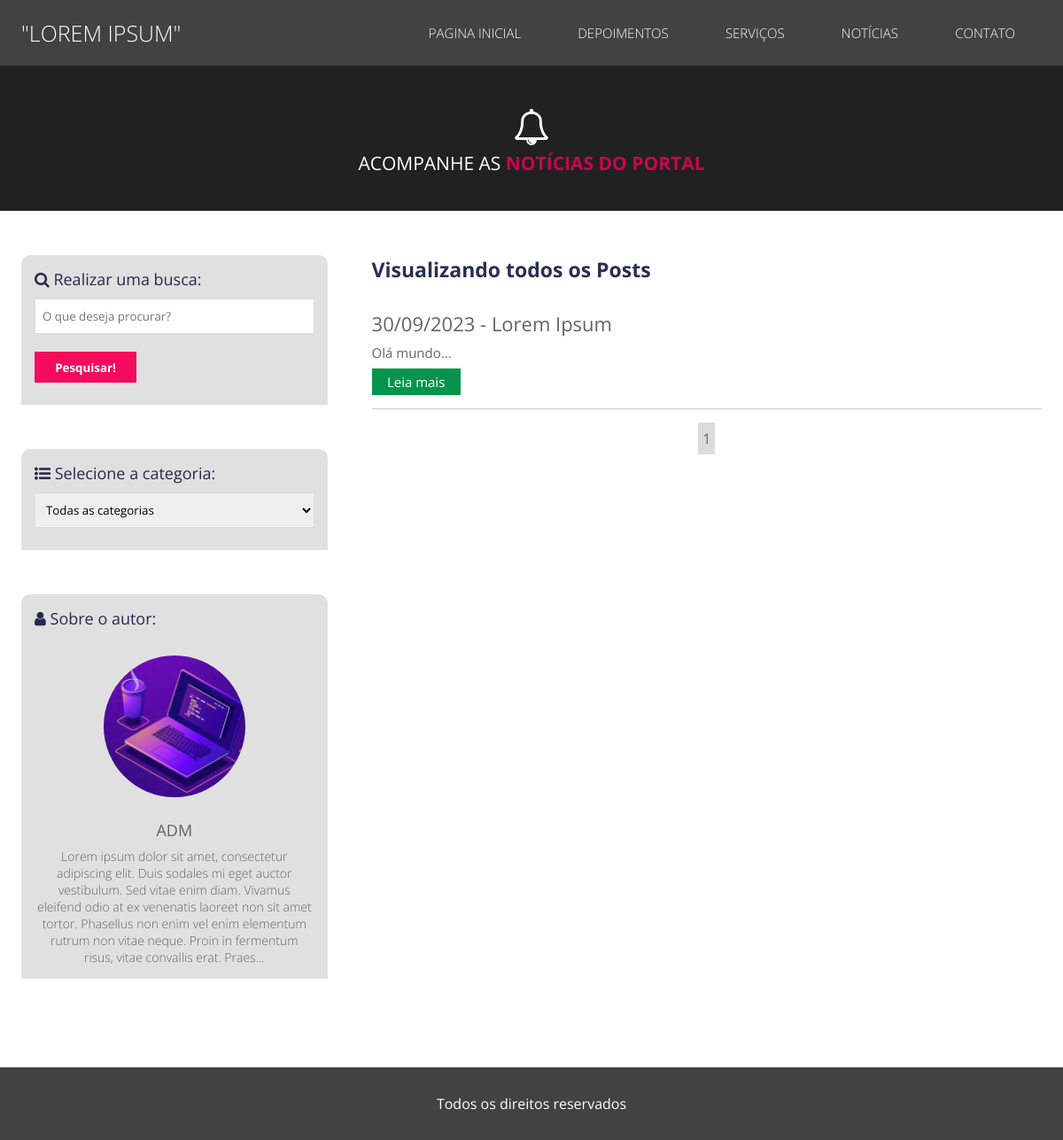
/noticias, run on the app's committed database.
### classes/MySql.php (called while the page is built)
<?php
	class MySql{
		private static $pdo;
		public static function conectar(){
			if(self::$pdo == null){
				try{
				self::$pdo = new PDO('mysql:host='.HOST.';dbname='.DATABASE,USER,PASSWORD,array(PDO::MYSQL_ATTR_INIT_COMMAND => "SET NAMES utf8"));
				self::$pdo->setAttribute(PDO::ATTR_ERRMODE,PDO::ERRMODE_EXCEPTION);
				}catch(Exception $e){
					echo '<h2>Erro ao conectar</h2>';
				}
			}
			return self::$pdo;
		}
	}
?>

### pages/noticias.php (the view, shortened to what this page needs)
<?php
	$url = explode('/',$_GET['url']);
	if(!isset($url[2]))
	{
	$categoria = MySql::conectar()->prepare("SELECT * FROM `tb_site.categorias` WHERE slug = ?");
	$categoria->execute(array(@$url[1]));
	$categoria = $categoria->fetch();
?>
<section class="header-noticias">
	<div class="center">
		<h2><i class="fa fa-bell-o" aria-hidden="true"></i></h2>
		<h2 style="font-size: 21px;">Acompanhe as <b>notícias do portal</b></h2>
	</div>
</section>
<section class="container-portal">
	<div class="center">
			<div class="sidebar">
				<div class="box-content-sidebar">
					<h3><i class="fa fa-search"></i> Realizar uma busca:</h3>
					<form method="post">
						<input type="text" name="parametro" placeholder="O que deseja procurar?" required>
						<input type="submit" name="buscar" value="Pesquisar!">
					</form>
				</div>
				<div class="box-content-sidebar">
					<h3><i class="fa fa-list-ul" aria-hidden="true"></i> Selecione a categoria:</h3>
					<form>
						<select name="categoria">
						<option value="" selected="">Todas as categorias</option>
						</select>
					</form>
				</div>
				<div class="box-content-sidebar">
					<h3><i class="fa fa-user" aria-hidden="true"></i> Sobre o autor:</h3>
						<div class="autor-box-portal">
							<div class="box-img-autor"></div>
							<div class="texto-autor-portal text-center">
								<?php
									$infoSite = MySql::conectar()->prepare("SELECT * FROM `tb_site.config`");
									$infoSite->execute();
									$infoSite = $infoSite->fetch();
								 ?>
								<h3><?php echo $infoSite['nome_autor'] ?></h3>
								<p><?php echo substr($infoSite['descricao'],0,300).'...' ?></p>
							</div>
						</div>
				</div>
			</div>
			<div class="conteudo-portal">
					<div class="header-conteudo-portal">
						<?php
							$porPagina = 10;
							if(!isset($_POST['parametro'])){
							if($categoria['nome'] == ''){
								echo '<h2>Visualizando todos os Posts</h2>';
							}else{
								echo '<h2>Visualizando Posts em <span>'.$categoria['nome'].'</span></h2>';
							}
							}else{
								echo '<h2><i class="fa fa-check"></i> Busca realizada com sucesso!</h2>';
							}
							$query = "SELECT * FROM `tb_site.noticias` ";
							$query2 = "SELECT * FROM `tb_site.noticias` ";
							$totalPaginas = MySql::conectar()->prepare($query2);
							$totalPaginas->execute();
							$totalPaginas = ceil($totalPaginas->rowCount() / $porPagina);
							if(!isset($_POST['parametro'])){
								if(isset($_GET['pagina'])){
									$pagina = (int)$_GET['pagina'];
									if($pagina > $totalPaginas){
										$pagina = 1;
									}
									$queryPg = ($pagina - 1) * $porPagina;
									$query.=" ORDER BY order_id ASC LIMIT $queryPg,$porPagina";
								}else{
									$pagina = 1;
									$query.=" ORDER BY order_id ASC LIMIT 0,$porPagina";
								}
							}else{
								$query.=" ORDER BY order_id ASC";
							}
							$sql = MySql::conectar()->prepare($query);
							$sql->execute();
							$noticias = $sql->fetchAll();
						?>
					</div>
					<?php
						foreach($noticias as $key=>$value){
						$sql = MySql::conectar()->prepare("SELECT `slug` FROM `tb_site.categorias` WHERE id = ?");
						$sql->execute(array($value['categoria_id']));
						$categoriaNome = $sql->fetch()['slug'];
					?>
					<div class="box-single-conteudo">
						<h2><?php echo date('d/m/Y',strtotime($value['data'])) ?> - <?php echo $value['titulo']; ?></h2>
						<p><?php echo substr(strip_tags($value['conteudo']),0,400).'...'; ?></p>
						<a href="<?php echo INCLUDE_PATH; ?>noticias/<?php echo $categoriaNome; ?>/<?php echo $value['slug']; ?>">Leia mais</a>
					</div>
					<?php } ?>
					<div class="paginator">
						<?php
							if(!isset($_POST['parametro'])){
							for($i = 1; $i <= $totalPaginas; $i++){
								$catStr = ($categoria['nome'] != '') ? '/'.$categoria['slug'] : '';
								if($pagina == $i)
									echo '<a class="active-page" href="'.INCLUDE_PATH.'noticias'.$catStr.'?pagina='.$i.'">'.$i.'</a>';
								else
									echo '<a href="'.INCLUDE_PATH.'noticias'.$catStr.'?pagina='.$i.'">'.$i.'</a>';
							}
							}
						?>
					</div>
			</div>
	</div>
</section>
<?php }else{
	include('noticia_single.php');
}
?>

### estilo/style.css (style rules this page uses)
* { margin: 0; padding: 0; box-sizing: border-box; font-family: "Open Sans"; }
input[type=text], input[type=button], input[type=submit], input[type=password], textarea { -webkit-appearance: none; border-radius: 0; }
html,body { height: 100%; }
input { border:0; }
.text-center { text-align: center; }
.center { max-width: 1280px; padding:0 2%; margin:0 auto; }
body { overflow-x: hidden; }
.header-noticias { width: 100%; background: #212121; padding: 40px 0; }
.header-noticias h2:nth-of-type(1) { font-size: 41px; }
.header-noticias h2 { color: white; text-align: center; text-transform: uppercase; font-weight: normal; }
.header-noticias h2 > b { color: #c9074b; }
section.container-portal { padding: 50px 0; }
.sidebar { float: left; width: 30%; }
.box-content-sidebar { width: 100%; border-top-right-radius: 10px; border-top-left-radius: 10px; margin-bottom: 50px; background: #e0e0e0; padding: 15px; color: #262a4d; }
.box-content-sidebar h3 { font-size: 18px; font-weight: normal; }
.box-content-sidebar input[type=text] { width: 100%; height: 40px; border: 1px solid rgb(220,220,220); padding-left: 8px; margin:10px 0; }
.box-content-sidebar select { width: 100%; height: 40px; border: 1px solid rgb(220,220,220); padding-left: 8px; margin:10px 0; }
.box-content-sidebar input[type=submit] { cursor: pointer; background: #F40B5C; color: white; width: 115px; height: 35px; font-weight: bold; margin:10px 0; border: 0; }
.autor-box-portal { margin-top: 10px; text-align: center; }
.box-img-autor { width: 160px; height: 160px; display: inline-block; border-radius: 50%; margin:20px 0; background-image: url('../images/foto.jpg'); background-size: 100% 100%; }
.autor-box-portal h3, .autor-box-portal p { color: #646464; }
.autor-box-portal p { font-size: 14px; margin-top: 8px; font-weight: lighter; }
.conteudo-portal { float: left; width: 70%; padding-left: 50px; }
.header-conteudo-portal { color: #2a2e53; }
.header-conteudo-portal h2 { font-size: 23px; }
.box-single-conteudo { margin:15px 0; padding:15px 0; border-bottom: 1px solid #ccc; }
.box-single-conteudo h2 { color: #646464; font-weight: normal; font-size: 22px; }
.box-single-conteudo p { color: #646464; font-weight: normal; font-size: 15px; margin-top: 8px; }
.box-single-conteudo a { background: #04944c; display: block; width: 100px; height: 30px; line-height: 30px; text-align: center; padding: 0 3px; font-size: 15px; margin-top: 8px; text-decoration: none; color: white; }
.paginator { text-align: center; }
.paginator a { margin: 0 10px; display: inline-block; text-decoration: none; padding: 6px 4px; border: 1px solid rgb(220,220,220); color: rgb(100,100,100); }
.paginator a.active-page { background: rgb(220,220,220); }

### data on the page
tb_site.config: nome_autor "ADM", descricao "Lorem ipsum dolor sit amet, consectetur adipiscing elit. Duis sodales mi eget auctor vestibulum. Sed vitae enim diam. Vivamus eleifend odio at ex venenatis laoreet non sit amet tortor. Phasellus non enim vel enim elementum rutrum non vitae neque. Proin in fermentum risus, vitae convallis erat. Praes"
tb_site.noticias: data "30/09/2023", titulo "Lorem Ipsum", conteudo "Olá mundo"
